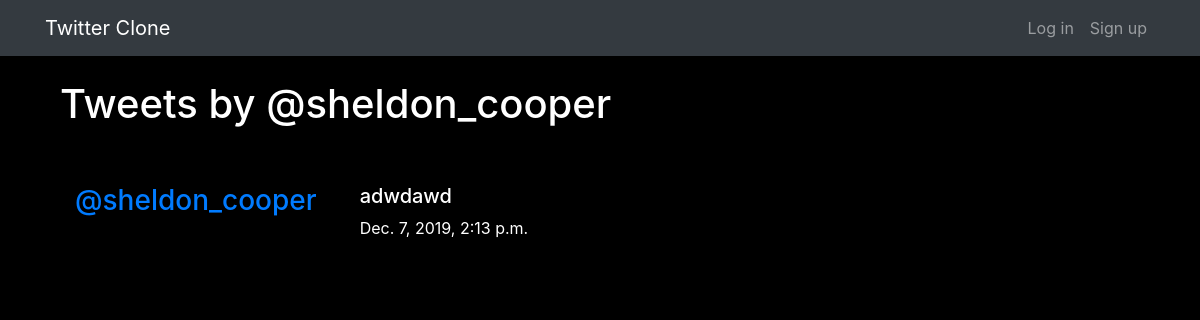
Before: /tweets/my-tweets/sheldon_cooper with the older database file.
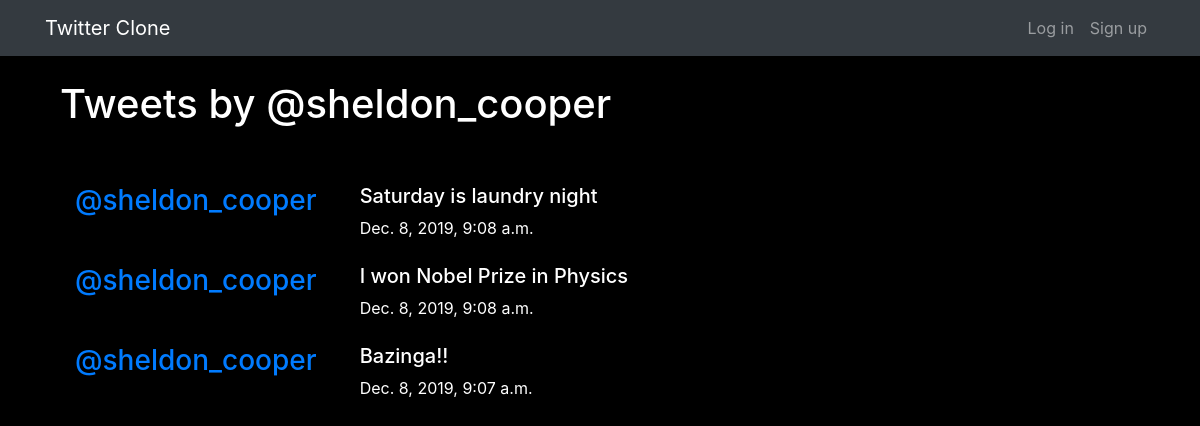
After: the same page with the newer database file.
### tweets/models.py (models this page shows, shortened)
class Tweets(models.Model):
    user = models.ForeignKey(User, related_name="tweets",
                             on_delete=models.CASCADE)
    tweet = models.TextField(max_length=140)
    created_at = models.DateTimeField(auto_now=True)
    class Meta:
        ordering = ["-created_at"]
        unique_together = ["user", "tweet"]

### tweets/views.py (the view)
# urls.py: path('my-tweets/<username>', views.MyTweets.as_view(), name='my-tweets'),
class MyTweets(generic.ListView):
    model = Tweets
    def get_queryset(self):
        queryset = super().get_queryset()
        return queryset.filter(user__username__iexact=self.kwargs.get("username"))
    def get_context_data(self, **kwargs):
        context = super().get_context_data(**kwargs)
        context["tweet_user"] = self.kwargs.get("username")
        return context

### tweets/templates/tweets/tweets_list.html
{% extends "base.html" %}
{% block content %}
<br>
<div class="col-md-8">
    <h1>Tweets by @{{ tweet_user }}</h1>
</div>
<br/><br/>
<div class="col-md-8">
    {% for tweet_obj in tweets_list %}
    {% include "tweets/_tweet.html" %}
    {% endfor %}
</div>
{% endblock %}

### accounts/templates/base.html (shortened to what this page needs)
<!DOCTYPE html>
{% load static %}
<html>
<head>
    <link rel="stylesheet"
          href="https://maxcdn.bootstrapcdn.com/bootstrap/4.4.1/css/bootstrap.min.css">
    <link rel="stylesheet" href="{% static 'accounts/css/master.css'%}">
</head>
<body>
<nav class="navbar navbar-expand-lg bg-dark navbar-dark">
    <div class="container">
        <div class="navbar-nav align-items-center">
            <a class="navbar-brand" href="{% url 'index' %}">Twitter Clone</a>
        </div>
        <div class="navbar-nav ml-auto">
            {% if user.is_authenticated %}
            <a class="nav-item nav-link" href="{% url 'tweets:home-tweets' pk=request.user.id %}"
               class="btn btn-simple">Home</a>
            <a class="nav-item nav-link" href="{% url 'tweets:new' %}"
               class="btn btn-simple">Tweet</a>
            <a class="nav-item nav-link" href="{% url 'tweets:my-tweets' username=request.user.username %}" class="btn btn-simple">My
                Tweets</a>
            <a class="nav-item nav-link" href="{% url 'accounts:all' %}" class="btn btn-simple">All Users</a>
            <a class="nav-item nav-link"
               href="{% url 'accounts:logout' %}" class="btn btn-simple">Log
                out</a>
            {% else %}
            <a class="nav-item nav-link" href="{% url 'accounts:login' %}"
               class="btn btn-simple">Log
                in</a>
            <a class="nav-item nav-link" href="{% url 'accounts:signup' %}" class="btn btn-simple">Sign
                up</a>
            {% endif %}
        </div>
    </div>
</nav>
<div class="container mycontent">
    {% block content %}
    {% endblock %}
</div>
</body>
</html>

### tweets/templates/tweets/_tweet.html (shortened to what this page needs)
<div class="media">
	<h3 class="mr-5 col-md-4"><a href="{% url 'tweets:my-tweets' username=tweet_obj.user.username %}">@{{ tweet_obj.user.username }}</a></h3>
	<div class="media-body col-md-8">
		<h5>{{ tweet_obj.tweet}}</h5>
			<time class="time">{{ tweet_obj.created_at }}</time>
	</div>
</div>
<br>

### accounts/static/accounts/css/master.css (style rules this page uses)
body { margin: 0; overflow: hidden; background-color: black; color:white; }

Changed rows visible on the page:
removed Tweets: user.username "sheldon_cooper", tweet "adwdawd", created_at "Dec. 7, 2019, 2:13 p.m."
added Tweets: user.username "sheldon_cooper", tweet "Saturday is laundry night", created_at "Dec. 8, 2019, 9:08 a.m."
added Tweets: user.username "sheldon_cooper", tweet "I won Nobel Prize in Physics", created_at "Dec. 8, 2019, 9:08 a.m."
added Tweets: user.username "sheldon_cooper", tweet "Bazinga!!", created_at "Dec. 8, 2019, 9:07 a.m."
